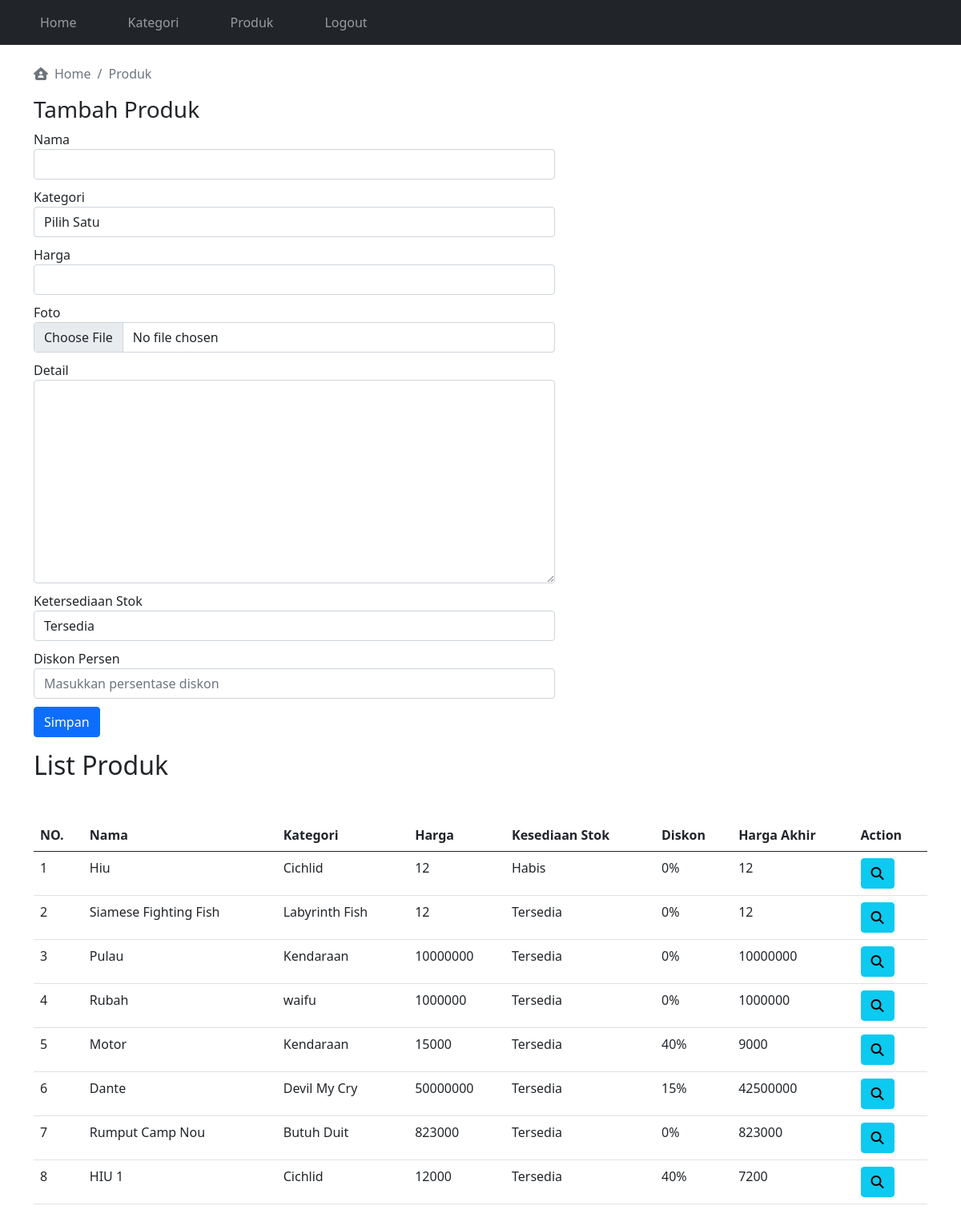
/admindpanel/produk.php (signed in), run on the app's committed database.
### tables this page shows
CREATE TABLE `product` (
  `id` int(11) NOT NULL,
  `category_id` int(11) NOT NULL,
  `name` varchar(300) NOT NULL,
  `price` double NOT NULL,
  `photo` varchar(300) NOT NULL,
  `detail` text DEFAULT NULL,
  `stock_availability` enum('Habis','Tersedia') DEFAULT 'Tersedia',
  `discount_percentage` int(11) DEFAULT NULL
);

CREATE TABLE `category` (
  `id` int(11) NOT NULL,
  `name` varchar(100) NOT NULL
);

### admindpanel/produk.php (the view, shortened to what this page needs)
<?php
require __DIR__ . "/../buatjs/conection.php";
$query = mysqli_query($con, "SELECT a.*, b.name AS name_category FROM product a JOIN category b ON a.category_id=b.id");
$jumlahProduct = mysqli_num_rows($query);
?>
<!DOCTYPE html>
<html lang="en">
<head>
    <link rel="stylesheet" href="../bootstrap/css/bootstrap.min.css">
    <link rel="stylesheet" href="../fontawesome/css/fontawesome.min.css">
</head>
<body>
    <?php require "navbar.php"; ?>
    <div class="container mt-4">
        <nav aria-label="breadcrumb">
            <ol class="breadcrumb">
                <li class="breadcrumb-item active" aria-current="page">
                    <link rel="stylesheet" href="https://cdnjs.cloudflare.com/ajax/libs/font-awesome/6.4.2/css/all.min.css"
 />
                    <a href="../admindpanel" class="no-decoration text-muted">
                        <i class="fa-solid fa-house-user me-2"></i>Home</a>
                </li>
                <li class="breadcrumb-item active" aria-current="page">
                    <link rel="stylesheet" href="https://cdnjs.cloudflare.com/ajax/libs/font-awesome/6.4.2/css/all.min.css"
 />
                    Produk
                </li>
            </ol>
        </nav>
        <div class="my-6 col-11 col-md-7">
            <h3>Tambah Produk</h3>
            <form action="" method="post" enctype="multipart/form-data">
                <div>
                    <label for="name">Nama</label>
                    <input type="text" id="name" name="name" class="form-control" autocomplete="off" required>
                </div>
                <div>
                    <label for="category">Kategori</label>
                    <select name="category" id="category" class="form-control" required>
                        <option value="">Pilih Satu</option>
                    </select>
                </div>
                <div>
                    <label for="price">Harga</label>
                    <input type="number" class="form-control" name="price" required>
                </div>
                <div>
                    <label for="photo">Foto</label>
                    <input type="file" name="photo" id="photo" class="form-control">
                </div>
                <div>
                    <label for="detail">Detail</label>
                    <textarea name="detail" id="detail" cols="30" rows="10" class="form-control"></textarea>
                </div>
                <div>
                    <label for="stock_availability">Ketersediaan Stok</label>
                    <select name="stock_availability" id="stock_availability" class="form-control">
                        <option value="tersedia">Tersedia</option>
                    </select>
                </div>
                <div>
                    <label for="discount_percentage">Diskon Persen</label>
                    <input type="number" name="discount_percentage" id="discount_percentage" class="form-control" min="0" max="100"
                        placeholder="Masukkan persentase diskon">
                </div>
                <div>
                    <button type="submit" class="btn btn-primary" name="save">Simpan</button>
                </div>
            </form>
        </div>
        <div class="mt-3 mb-4">
            <h2>List Produk</h2>
            <div class="table-responsive mt-5">
                <table class="table">
                    <thead>
                        <tr>
                            <th>NO.</th>
                            <th>Nama</th>
                            <th>Kategori</th>
                            <th>Harga</th>
                            <th>Kesediaan Stok</th>
                            <th>Diskon</th>
                            <th>Harga Akhir</th>
                            <th>Action</th>
                        </tr>
                    </thead>
                    <tbody>
                        <?php
                        if ($jumlahProduct == 0) {
                            ?>
                            <tr>
                                <td colspan="8" class="text-center">Data Produk Tidak Tersedia</td>
                            </tr>
                            <?php
                        } else {
                            $jumlah = 1;
                            while ($data = mysqli_fetch_array($query)) {
                                ?>
                                <tr>
                                    <td><?php echo $jumlah ?></td>
                                    <td><?php echo $data['name'] ?></td>
                                    <td><?php echo $data['name_category'] ?></td>
                                    <td><?php echo $data['price'] ?></td>
                                    <td><?php echo $data['stock_availability'] ?></td>
                                    <td><?php echo isset($data['discount_percentage']) ? $data['discount_percentage'] . "%" : "N/A"; ?></td>
                                    <td>
                                        <?php
                                        if (isset($data['discount_percentage'])) {
                                            $discountedAmount = $data['price'] * ($data['discount_percentage'] / 100);
                                            $discountedPrice = $data['price'] - $discountedAmount;
                                            echo $discountedPrice;
                                        } else {
                                            echo "N/A";
                                        }
                                        ?>
                                    </td>
                                    <td>
                                        <a href="product-detail.php?p=<?php echo $data['id']; ?>" class="btn btn-info">
                                            <i class="fas fa-search"></i>
                                        </a>
                                    </td>
                                </tr>
                                <?php
                                $jumlah++;
                            }
                        }
                        ?>
                    </tbody>
                </table>
            </div>
        </div>
    </div>
</body>
</html>

### admindpanel/produk.php (style rules this page uses)
.no-decoration { text-decoration: none; }
form div { margin-bottom: 10px; }

### data on the page
product: name "Hiu", category.name "Cichlid", price "12", stock_availability "Habis", discount_percentage "0"
product: name "Siamese Fighting Fish", category.name "Labyrinth Fish", price "12", stock_availability "Tersedia", discount_percentage "0"
product: name "Pulau", category.name "Kendaraan", price "10000000", stock_availability "Tersedia", discount_percentage "0"
product: name "Rubah", category.name "waifu", price "1000000", stock_availability "Tersedia", discount_percentage "0"
product: name "Motor", category.name "Kendaraan", price "15000", stock_availability "Tersedia", discount_percentage "40", discountedPrice "9000"
product: name "Dante", category.name "Devil My Cry", price "50000000", stock_availability "Tersedia", discount_percentage "15", discountedPrice "42500000"
product: name "Rumput Camp Nou", category.name "Butuh Duit", price "823000", stock_availability "Tersedia", discount_percentage "0"
product: name "HIU 1", category.name "Cichlid", price "12000", stock_availability "Tersedia", discount_percentage "40", discountedPrice "7200"
